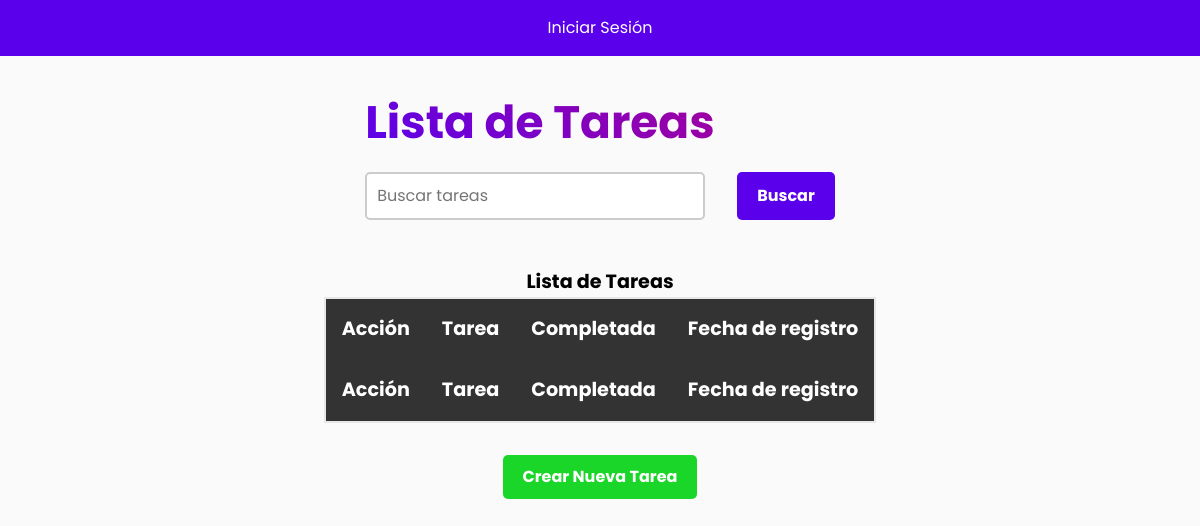
/todo_task/, run on an earlier commit of the app's database.
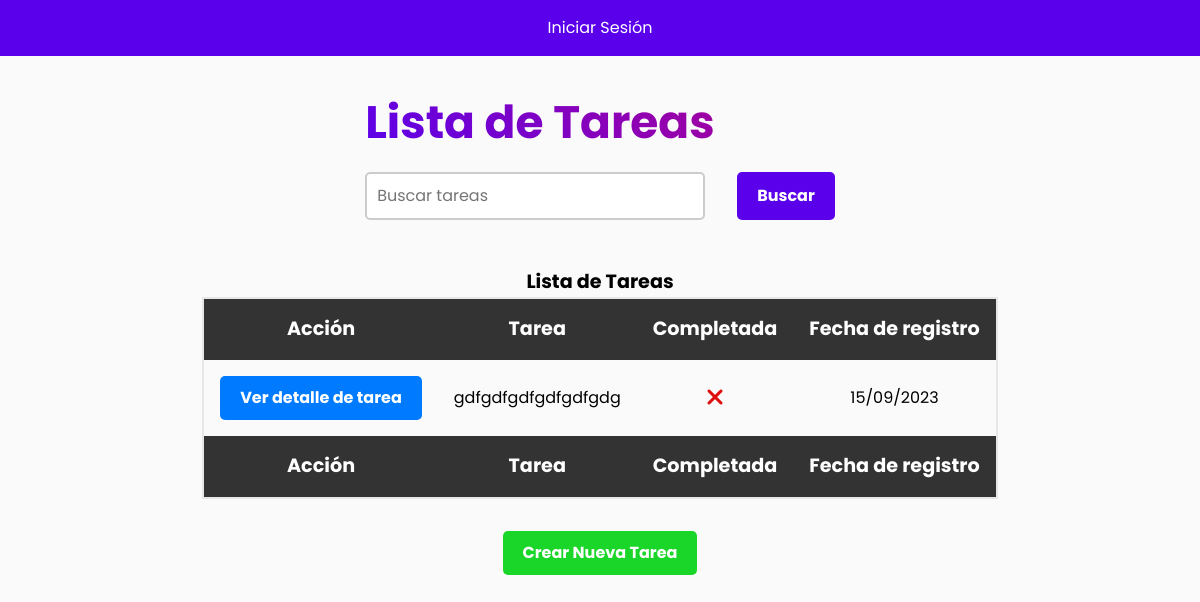
And on a later commit of the database.
### todo_task/models.py (models this page shows, shortened)
class Task(models.Model):
    title = models.CharField(max_length=200)
    complete = models.BooleanField(default=False)
    created = models.DateTimeField(auto_now_add=True)
    labels = models.ManyToManyField("Label")
    class Meta:
        ordering = ["-created"]

### todo_task/views.py (the view)
# urls.py: path("", views.list_tasks, name="list_tasks"),
def list_tasks(request):
    tasks = Task.objects.all()
    query = request.GET.get('q', '')  # Obtiene el valor de búsqueda del parámetro 'q' en la URL
    if not query:
        tasks = Task.objects.all()  # Obtén todas las tareas
    else:
        tasks = Task.objects.filter(title__startswith=query)  # Filtra las tareas cuyos títulos empiezan por la letra puesta
    return render(request, "todo_task/list_tasks.html", {"tasks": tasks, "query": query})

### todo_task/templates/todo_task/list_tasks.html (shortened to what this page needs)
{% extends "base.html" %}
{% load static %}
{% block css %}
    <link rel="stylesheet" type="text/css" href="{% static 'todo_task/css/style.css' %}">
{% endblock %}
{% block content %}
<section class="container">
    <h1 class="fs-6">Lista de Tareas</h1>
    <form class="search-form" method="get">
        <input type="text" name="q" value="{{ query }}" placeholder="Buscar tareas">
        <input class="btn btn-search" type="submit" value="Buscar">
    </form>
</section>
<section class="container">
    <table class="table">
        <caption class="fs-2">
            Lista de Tareas
        </caption>
        <thead>
            <tr class="table__headers fs-1">
                <th>Acción</th>
                <th>Tarea</th>
                <th>Completada</th>
                <th>Fecha de registro</th>
            </tr>
        </thead>
        <tbody>
            {% for task in tasks %}
            <tr class="fs-0">
                <td><a class="table__action" href="{% url 'task_detail' task.id %}">Ver detalle de tarea</a></td>
                <td>{{ task.title }}</td>
                <td class="table__status-cell">{% if task.complete %}<i class="fa-solid fa-check status-cell__ticket"></i>{% else %}<i class="fa-solid fa-xmark status-cell__cross"></i>{% endif %}</td>
                <td>{{ task.created|date:"d/m/Y" }}</td>
            </tr>
            {% endfor %}
        </tbody>
        <tfoot>
            <tr class="table__headers fs-1">
                <th>Acción</th>
                <th>Tarea</th>
                <th>Completada</th>
                <th>Fecha de registro</th>
            </tr>
        </tfoot>
    </table>
</section>
<div class="container">
    <a class="btn btn-create" href="{% url 'create_task' %}">Crear Nueva Tarea</a>
</div>
{% endblock %}

What changed in the data, as far as the page shows it:
added Task: title "gdfgdfgdfgdfgdfgdg", complete False (drawn), created "15/09/2023"
